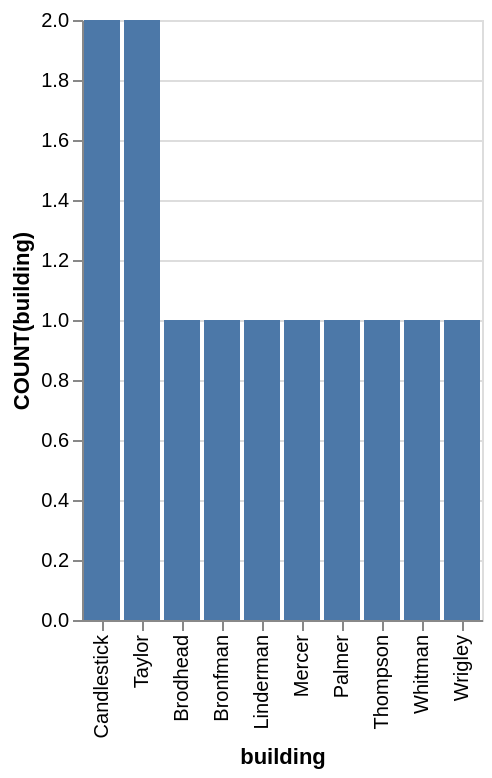

The Vega-Lite source for this figure:
### Vega-Lite specification from a JSON file in a GitHub repository (floating-point values rounded to 4 significant figures)
{"data": {"values": [{"x_data": "Brodhead", "y_data": 1}, {"x_data": "Bronfman", "y_data": 1}, {"x_data": "Candlestick", "y_data": 2}, {"x_data": "Linderman", "y_data": 1}, {"x_data": "Mercer", "y_data": 1}, {"x_data": "Palmer", "y_data": 1}, {"x_data": "Taylor", "y_data": 2}, {"x_data": "Thompson", "y_data": 1}, {"x_data": "Whitman", "y_data": 1}, {"x_data": "Wrigley", "y_data": 1}]}, "mark": "bar", "encoding": {"x": {"field": "x_data", "type": "nominal", "title": "building", "sort": {"op": "sum", "field": "y_data", "order": "descending"}}, "y": {"field": "y_data", "type": "quantitative", "title": "COUNT(building)"}}}
